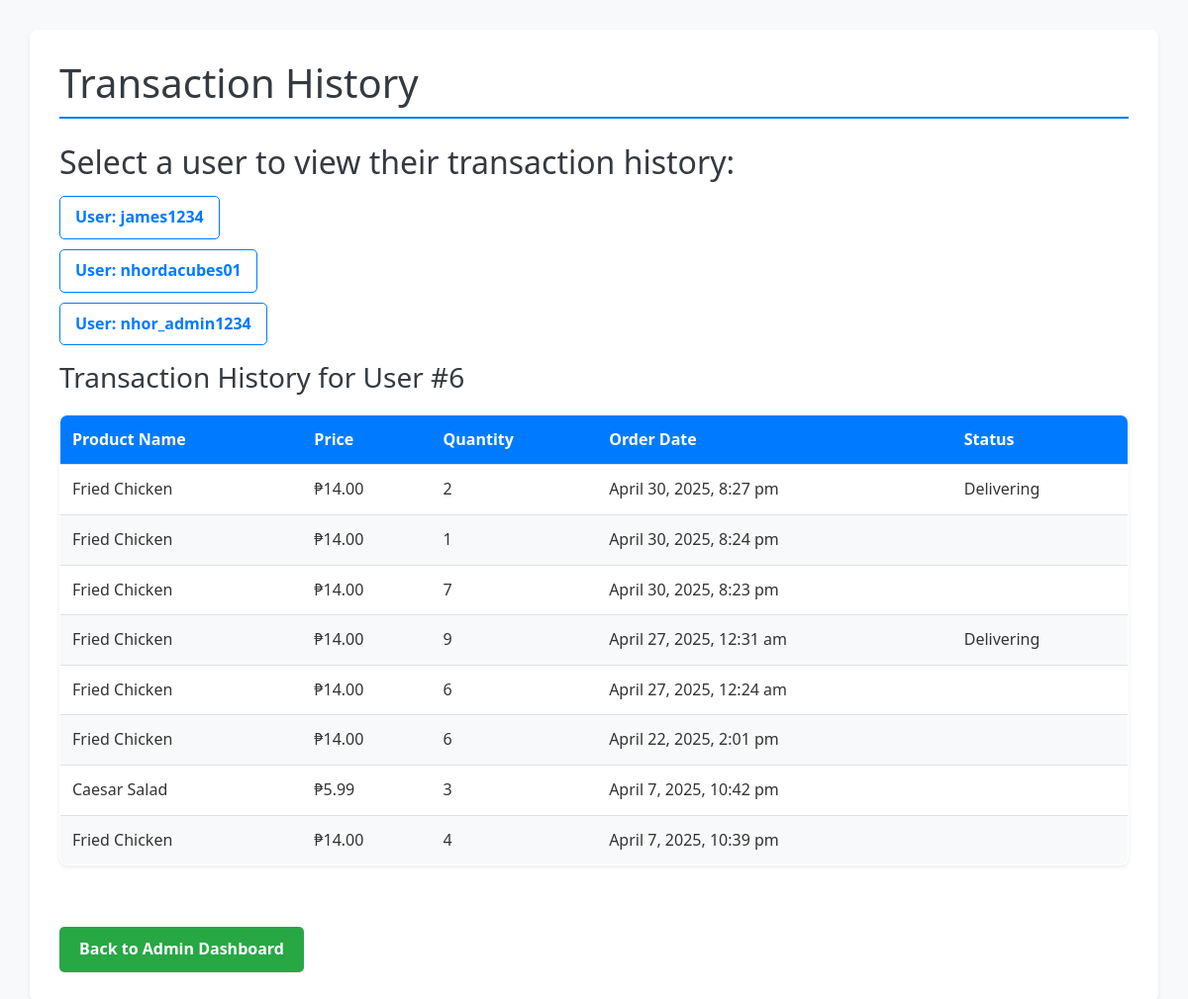
Page /transactionhistory_admin.php?user_id=6 (signed in) on the committed database.
### tables this page shows
CREATE TABLE `users` (
  `id` int(11) NOT NULL,
  `first_name` varchar(50) NOT NULL,
  `last_name` varchar(50) NOT NULL,
  `email` varchar(100) NOT NULL,
  `birthdate` date NOT NULL,
  `gender` enum('male','female','other') NOT NULL,
  `contact` varchar(15) NOT NULL,
  `country` varchar(50) NOT NULL,
  `user_name` varchar(50) NOT NULL,
  `password` varchar(255) NOT NULL,
  `verification_code` varchar(6) DEFAULT NULL,
  `is_admin` tinyint(4) NOT NULL
);

CREATE TABLE `history` (
  `id` int(11) NOT NULL,
  `user_id` int(11) NOT NULL,
  `product_id` int(11) NOT NULL,
  `quantity` int(11) NOT NULL,
  `order_date` datetime DEFAULT current_timestamp(),
  `order_number` varchar(50) NOT NULL,
  `price` decimal(10,2) DEFAULT NULL,
  `total` decimal(10,2) DEFAULT NULL,
  `order_status` varchar(50) DEFAULT 'Pending'
);

CREATE TABLE `products` (
  `id` int(11) NOT NULL,
  `name` varchar(255) NOT NULL,
  `category` varchar(50) NOT NULL,
  `price` decimal(10,2) NOT NULL,
  `archived` tinyint(1) NOT NULL DEFAULT 0
);

### transactionhistory_admin.php (the view, shortened to what this page needs)
<?php
include 'db_connect.php';
$stmt = $mysqli->prepare("SELECT id, user_name FROM users");
$stmt->execute();
$users_result = $stmt->get_result();
?>
<!DOCTYPE html>
<html lang="en">
<head>
    <link rel="stylesheet" href="https://stackpath.bootstrapcdn.com/bootstrap/4.5.2/css/bootstrap.min.css">
    <link rel="stylesheet" href="admin.css">
</head>
<body>
    <div class="container">
        <h1> Transaction History</h1>
        <h2>Select a user to view their transaction history:</h2>
        <ul class="user-list">
            <?php while ($user = $users_result->fetch_assoc()): ?>
                <li class="user-item">
                    <a href="transactionhistory_admin.php?user_id=<?php echo $user['id']; ?>">User: <?php echo htmlspecialchars($user['user_name']); ?></a>
                </li>
            <?php endwhile; ?>
        </ul>
        <?php
        if (isset($_GET['user_id'])) {
            $user_id = $_GET['user_id'];
            $stmt = $mysqli->prepare("SELECT h.*, p.name, p.price FROM history h JOIN products p ON h.product_id = p.id WHERE h.user_id = ? ORDER BY h.order_date DESC");
            $stmt->bind_param("i", $user_id);
            $stmt->execute();
            $result = $stmt->get_result();
            echo "<h3>Transaction History for User #{$user_id}</h3>";
            if ($result->num_rows > 0) { ?>
                <table class="transaction-table">
                    <thead>
                        <tr>
                            <th>Product Name</th>
                            <th>Price</th>
                            <th>Quantity</th>
                            <th>Order Date</th>
                            <th>Status</th>
                        </tr>
                    </thead>
                    <tbody>
                        <?php while ($row = $result->fetch_assoc()) { ?>
                            <tr>
                                <td><?php echo htmlspecialchars($row['name']); ?></td>
                                <td>₱<?php echo number_format($row['price'], 2); ?></td>
                                <td><?php echo $row['quantity']; ?></td>
                                <td><?php echo date("F j, Y, g:i a", strtotime($row['order_date'])); ?></td>
                                <td><?php echo htmlspecialchars($row['order_status']); ?></td>
                            </tr>
                        <?php } ?>
                    </tbody>
                </table>
            <?php } else { ?>
                <p class="mt-3">No transactions found for this user.</p>
            <?php }
        }
        ?>
        <a class="back-button" href="admin.php"> Back to Admin Dashboard</a>
    </div>
</body>
</html>

### admin.css (style rules this page uses)
body { font-family: 'Segoe UI', Tahoma, Geneva, Verdana, sans-serif; margin: 0; padding: 0; display: flex; background-color: #f3f6f9; color: #333; line-height: 1.6; }
h1, h2 { color: #2c3e50; margin-bottom: 1.5rem; }
table { width: 100%; border-collapse: collapse; background-color: #fff; box-shadow: 0 0.125rem 0.25rem rgba(0, 0, 0, 0.075); border-radius: 0.5rem; overflow: hidden; border: 1px solid #e0e0e0; margin-bottom: 2rem; }
th, td { padding: 1rem; text-align: left; border-bottom: 1px solid #dee2e6; }
th { background-color: #343a40; color: white; font-weight: bold; }
tbody tr:nth-child(even) { background-color: #f8f9fa; }

### transactionhistory_admin.php (style rules this page uses)
body { background-color: #f8f9fa; }
.container { margin-top: 30px; background-color: #fff; padding: 30px; border-radius: 8px; box-shadow: 0 0.125rem 0.25rem rgba(0, 0, 0, 0.075); }
h1, h2, h3 { color: #343a40; }
h1 { border-bottom: 2px solid #007bff; padding-bottom: 10px; margin-bottom: 20px; }
h2 { margin-top: 25px; margin-bottom: 15px; }
.user-list { list-style-type: none; padding: 0; }
.user-item { margin-bottom: 10px; font-size: 1rem; }
.user-item a { text-decoration: none; color: #007bff; font-weight: bold; transition: color 0.3s ease; display: inline-block; padding: 8px 15px; border-radius: 5px; border: 1px solid #007bff; }
.transaction-table { width: 100%; border-collapse: collapse; margin-top: 20px; box-shadow: 0 0.125rem 0.25rem rgba(0, 0, 0, 0.075); border-radius: 8px; overflow: hidden; border: 1px solid #ced4da; background-color: #fff; }
.transaction-table th, .transaction-table td { padding: 12px; text-align: left; border-bottom: 1px solid #dee2e6; }
.transaction-table th { background-color: #007bff; color: white; font-weight: bold; }
.transaction-table tbody tr:nth-child(even) { background-color: #f8f9fa; }
.back-button { margin-top: 30px; display: inline-block; padding: 10px 20px; background-color: #28a745; color: white; text-decoration: none; border-radius: 5px; font-weight: bold; transition: background-color 0.3s ease; }

### rows in the picture
users: user_name "james1234"
users: user_name "nhordacubes01"
users: user_name "nhor_admin1234"
history: product.name "Fried Chicken", product.price "14.00", quantity "2", order_date "April 30, 2025, 8:27 pm", order_status "Delivering"
history: product.name "Fried Chicken", product.price "14.00", quantity "1", order_date "April 30, 2025, 8:24 pm"
history: product.name "Fried Chicken", product.price "14.00", quantity "7", order_date "April 30, 2025, 8:23 pm"
history: product.name "Fried Chicken", product.price "14.00", quantity "9", order_date "April 27, 2025, 12:31 am", order_status "Delivering"
history: product.name "Fried Chicken", product.price "14.00", quantity "6", order_date "April 27, 2025, 12:24 am"
history: product.name "Fried Chicken", product.price "14.00", quantity "6", order_date "April 22, 2025, 2:01 pm"
history: product.name "Caesar Salad", product.price "5.99", quantity "3", order_date "April 7, 2025, 10:42 pm"
history: product.name "Fried Chicken", product.price "14.00", quantity "4", order_date "April 7, 2025, 10:39 pm"

### other values in the picture
$user_id "6"
